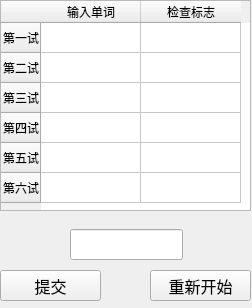
<?xml version="1.0" encoding="UTF-8"?>
<ui version="4.0">
 <class>MainWindow</class>
 <widget class="QMainWindow" name="MainWindow">
  <property name="geometry">
   <rect>
    <x>0</x>
    <y>0</y>
    <width>252</width>
    <height>308</height>
   </rect>
  </property>
  <property name="minimumSize">
   <size>
    <width>252</width>
    <height>308</height>
   </size>
  </property>
  <property name="maximumSize">
   <size>
    <width>252</width>
    <height>308</height>
   </size>
  </property>
  <property name="windowTitle">
   <string>Wordle</string>
  </property>
  <widget class="QWidget" name="centralwidget">
   <widget class="QPushButton" name="restartButton">
    <property name="geometry">
     <rect>
      <x>150</x>
      <y>270</y>
      <width>101</width>
      <height>31</height>
     </rect>
    </property>
    <property name="font">
     <font>
      <family>微软雅黑</family>
      <pointsize>12</pointsize>
     </font>
    </property>
    <property name="text">
     <string>重新开始</string>
    </property>
   </widget>
   <widget class="QPushButton" name="submitButton">
    <property name="geometry">
     <rect>
      <x>0</x>
      <y>270</y>
      <width>101</width>
      <height>31</height>
     </rect>
    </property>
    <property name="font">
     <font>
      <family>微软雅黑</family>
      <pointsize>12</pointsize>
     </font>
    </property>
    <property name="text">
     <string>提交</string>
    </property>
   </widget>
   <widget class="QTableWidget" name="trialTable">
    <property name="enabled">
     <bool>true</bool>
    </property>
    <property name="geometry">
     <rect>
      <x>0</x>
      <y>0</y>
      <width>251</width>
      <height>211</height>
     </rect>
    </property>
    <property name="verticalScrollBarPolicy">
     <enum>Qt::ScrollBarAlwaysOff</enum>
    </property>
    <property name="horizontalScrollBarPolicy">
     <enum>Qt::ScrollBarAlwaysOff</enum>
    </property>
    <row>
     <property name="text">
      <string>第一试</string>
     </property>
    </row>
    <row>
     <property name="text">
      <string>第二试</string>
     </property>
    </row>
    <row>
     <property name="text">
      <string>第三试</string>
     </property>
    </row>
    <row>
     <property name="text">
      <string>第四试</string>
     </property>
    </row>
    <row>
     <property name="text">
      <string>第五试</string>
     </property>
    </row>
    <row>
     <property name="text">
      <string>第六试</string>
     </property>
    </row>
    <column>
     <property name="text">
      <string>输入单词</string>
     </property>
    </column>
    <column>
     <property name="text">
      <string>检查标志</string>
     </property>
    </column>
   </widget>
   <widget class="QLineEdit" name="wordleText">
    <property name="geometry">
     <rect>
      <x>70</x>
      <y>229</y>
      <width>113</width>
      <height>31</height>
     </rect>
    </property>
    <property name="font">
     <font>
      <family>微软雅黑</family>
      <pointsize>12</pointsize>
     </font>
    </property>
    <property name="text">
     <string/>
    </property>
    <property name="maxLength">
     <number>5</number>
    </property>
   </widget>
  </widget>
 </widget>
 <resources/>
 <connections/>
</ui>
